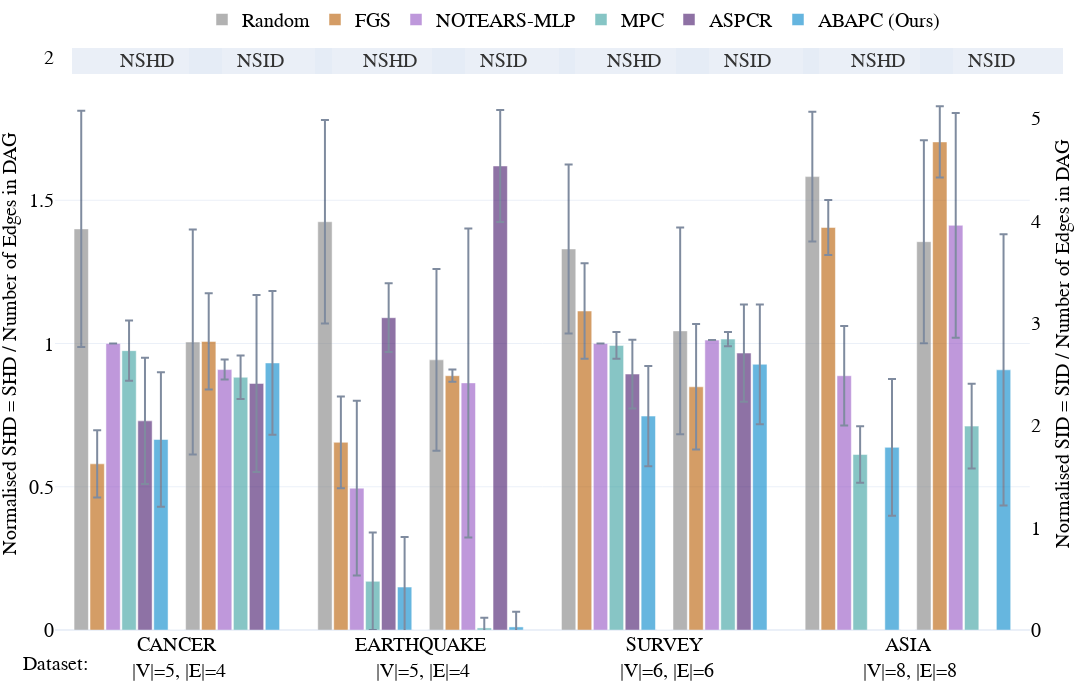
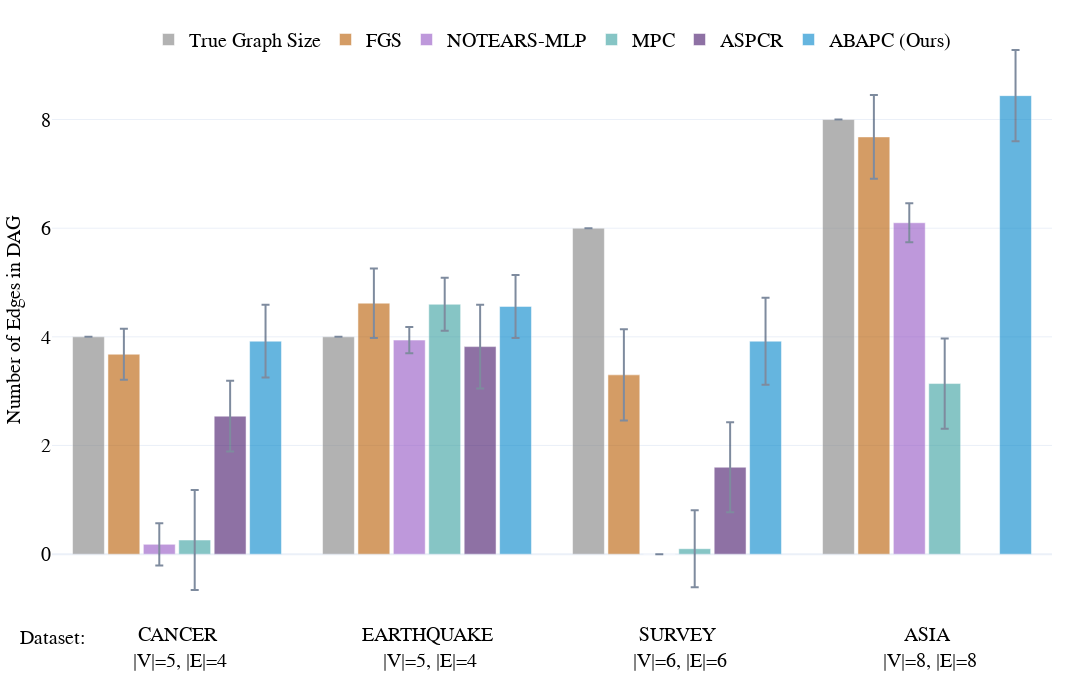
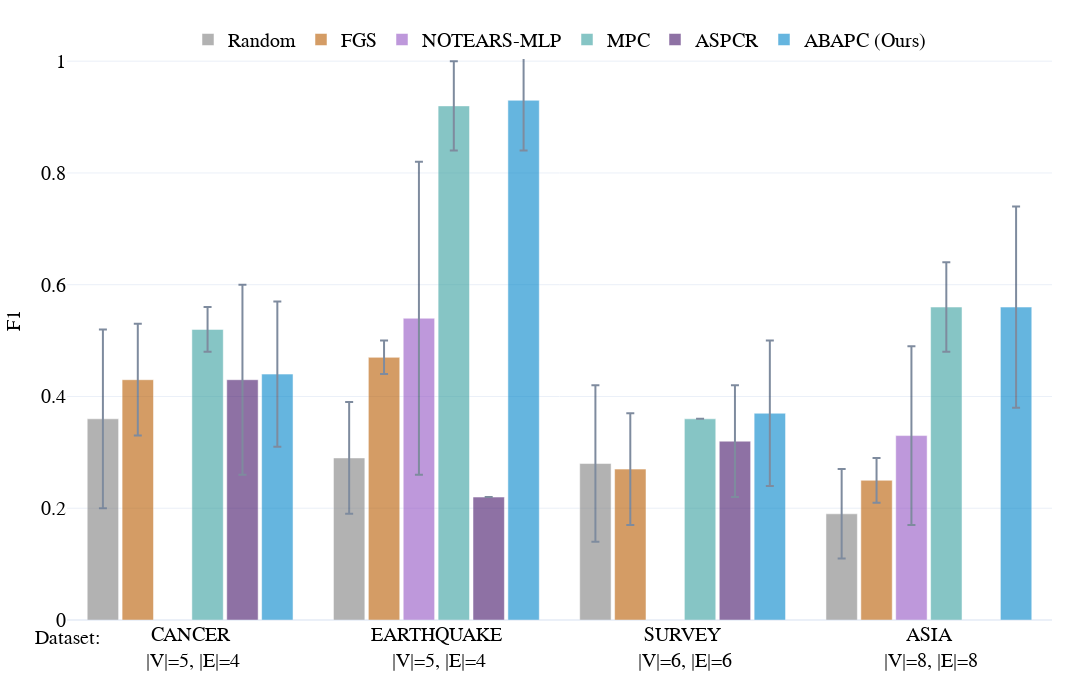

The notebook cell these images were saved under, in order:
### Markdown cell above
### DAG evaluation

### Code cell
all_sum = pd.DataFrame(np.load(f"../results/stored_results_{version}.npy", allow_pickle=True), 
                       columns=['dataset', 'model', 'elapsed_mean', 'elapsed_std', 'nnz_mean', 'nnz_std', 
                                'fdr_mean', 'fdr_std', 'tpr_mean', 'tpr_std', 'fpr_mean', 'fpr_std', 
                                'precision_mean', 'precision_std', 'recall_mean', 'recall_std',
                                'F1_mean', 'F1_std', 'shd_mean', 'shd_std', 'SID_mean', 'SID_std'
                                ])

all_sum_aspcr = pd.DataFrame(np.load(f"../results/stored_results_aspcr_{version}.npy", allow_pickle=True), 
                       columns=['dataset', 'model', 'elapsed_mean', 'elapsed_std', 'nnz_mean', 'nnz_std', 
                                'fdr_mean', 'fdr_std', 'tpr_mean', 'tpr_std', 'fpr_mean', 'fpr_std', 
                                'precision_mean', 'precision_std', 'recall_mean', 'recall_std',
                                'F1_mean', 'F1_std', 'shd_mean', 'shd_std', 'SID_mean', 'SID_std'
                                ])
all_sum_aspcr['model'] = 'ASPCR'

all_sum = pd.concat([all_sum, all_sum_aspcr])

all_sum['n_edges'] = all_sum['dataset'].map(dags_arcs_map)
all_sum['n_nodes'] = all_sum['dataset'].map(dags_nodes_map)
for var in ['shd','SID']:
    all_sum['p_'+var+'_mean'] = all_sum[var+'_mean'].astype(float)/all_sum['n_edges'].astype(int)
    all_sum['p_'+var+'_std'] = all_sum[var+'_std'].astype(float)/all_sum['n_edges'].astype(int)
all_sum['dataset'] = [a.upper() for a in all_sum["dataset"].astype(str)]
all_sum['dataset'] = all_sum['dataset'] +np.repeat("<br> |V|=",len(all_sum))+ all_sum["n_nodes"].astype(str)+np.repeat(", |E|=",len(all_sum))+\
                     all_sum["n_edges"].astype(str)

double_bar_chart_plotly(all_sum, ['p_shd','p_SID'], names_dict, colors_dict, methods, save_figs=save_figs, output_name="../results/figs/Fig.7_SHD_SID_dag.html", debug=False, range_y1=[0,2], range_y2=[0,5.6])#
bar_chart_plotly(all_sum, 'nnz', names_dict, colors_dict, methods, save_figs=save_figs, output_name="../results/figs/Fig.8_EGS_dag.html", debug=False)
bar_chart_plotly(all_sum, 'F1', names_dict, colors_dict, methods, save_figs=save_figs, output_name="../results/figs/Fig.9_F1_dag.html", debug=False)
double_bar_chart_plotly(all_sum, ['precision','recall'], names_dict, colors_dict, methods, save_figs=save_figs, output_name="../results/figs/Fig.10_pre_rec_dag.html", debug=False)

### Figure 1 — Plotly figure (JSON) as saved in the notebook; plotly's stock layout.template omitted (floating-point values rounded to 4 significant figures)
{"data": [{"error_y": {"array": [0.4125, 0.355, 0.295, 0.2263], "type": "data", "visible": true}, "marker": {"color": "grey"}, "name": "Random", "offsetgroup": "0", "opacity": 0.6, "showlegend": true, "type": "bar", "x": ["CANCER<br> |V|=5, |E|=4", "EARTHQUAKE<br> |V|=5, |E|=4", "SURVEY<br> |V|=6, |E|=6", "ASIA<br> |V|=8, |E|=8"], "y": [1.4, 1.425, 1.33, 1.583], "yaxis": "y"}, {"error_y": {"array": [0.1175, 0.16, 0.1667, 0.09625], "type": "data", "visible": true}, "marker": {"color": "#b85c00"}, "name": "FGS", "offsetgroup": "1", "opacity": 0.6, "showlegend": true, "type": "bar", "x": ["CANCER<br> |V|=5, |E|=4", "EARTHQUAKE<br> |V|=5, |E|=4", "SURVEY<br> |V|=6, |E|=6", "ASIA<br> |V|=8, |E|=8"], "y": [0.58, 0.655, 1.113, 1.405], "yaxis": "y"}, {"error_y": {"array": [0, 0.305, 0, 0.1737], "type": "data", "visible": true}, "marker": {"color": "#9454c4"}, "name": "NOTEARS-MLP", "offsetgroup": "2", "opacity": 0.6, "showlegend": true, "type": "bar", "x": ["CANCER<br> |V|=5, |E|=4", "EARTHQUAKE<br> |V|=5, |E|=4", "SURVEY<br> |V|=6, |E|=6", "ASIA<br> |V|=8, |E|=8"], "y": [1, 0.495, 1, 0.8875], "yaxis": "y"}, {"error_y": {"array": [0.105, 0.17, 0.04667, 0.09875], "type": "data", "visible": true}, "marker": {"color": "#379f9f"}, "name": "MPC", "offsetgroup": "3", "opacity": 0.6, "showlegend": true, "type": "bar", "x": ["CANCER<br> |V|=5, |E|=4", "EARTHQUAKE<br> |V|=5, |E|=4", "SURVEY<br> |V|=6, |E|=6", "ASIA<br> |V|=8, |E|=8"], "y": [0.975, 0.17, 0.9933, 0.6125], "yaxis": "y"}, {"error_y": {"array": [0.22, 0.12, 0.12], "type": "data", "visible": true}, "marker": {"color": "#441469"}, "name": "ASPCR", "offsetgroup": "4", "opacity": 0.6, "showlegend": true, "type": "bar", "x": ["CANCER<br> |V|=5, |E|=4", "EARTHQUAKE<br> |V|=5, |E|=4", "SURVEY<br> |V|=6, |E|=6"], "y": [0.73, 1.09, 0.8933], "yaxis": "y"}, {"error_y": {"array": [0.235, 0.175, 0.175, 0.2387], "type": "data", "visible": true}, "marker": {"color": "#0085CA"}, "name": "ABAPC (Ours)", "offsetgroup": "5", "opacity": 0.6, "showlegend": true, "type": "bar", "x": ["CANCER<br> |V|=5, |E|=4", "EARTHQUAKE<br> |V|=5, |E|=4", "SURVEY<br> |V|=6, |E|=6", "ASIA<br> |V|=8, |E|=8"], "y": [0.665, 0.15, 0.7467, 0.6375], "yaxis": "y"}, {"marker": {"color": "white"}, "name": "", "offsetgroup": "6", "opacity": 1, "showlegend": false, "type": "bar", "x": ["CANCER<br> |V|=5, |E|=4", "EARTHQUAKE<br> |V|=5, |E|=4", "SURVEY<br> |V|=6, |E|=6", "ASIA<br> |V|=8, |E|=8"], "y": [0, 0, 0, 0]}, {"error_y": {"array": [1.1, 0.8875, 1.01, 0.9925], "type": "data", "visible": true}, "marker": {"color": "grey"}, "name": "Random", "offsetgroup": "7", "opacity": 0.6, "showlegend": false, "type": "bar", "x": ["CANCER<br> |V|=5, |E|=4", "EARTHQUAKE<br> |V|=5, |E|=4", "SURVEY<br> |V|=6, |E|=6", "ASIA<br> |V|=8, |E|=8"], "y": [2.815, 2.64, 2.923, 3.795], "yaxis": "y2"}, {"error_y": {"array": [0.47, 0.06, 0.6133, 0.3475], "type": "data", "visible": true}, "marker": {"color": "#b85c00"}, "name": "FGS", "offsetgroup": "8", "opacity": 0.6, "showlegend": false, "type": "bar", "x": ["CANCER<br> |V|=5, |E|=4", "EARTHQUAKE<br> |V|=5, |E|=4", "SURVEY<br> |V|=6, |E|=6", "ASIA<br> |V|=8, |E|=8"], "y": [2.82, 2.485, 2.377, 4.77], "yaxis": "y2"}, {"error_y": {"array": [0.0975, 1.51, 0, 1.099], "type": "data", "visible": true}, "marker": {"color": "#9454c4"}, "name": "NOTEARS-MLP", "offsetgroup": "9", "opacity": 0.6, "showlegend": false, "type": "bar", "x": ["CANCER<br> |V|=5, |E|=4", "EARTHQUAKE<br> |V|=5, |E|=4", "SURVEY<br> |V|=6, |E|=6", "ASIA<br> |V|=8, |E|=8"], "y": [2.545, 2.415, 2.833, 3.955], "yaxis": "y2"}, {"error_y": {"array": [0.2125, 0.1, 0.07, 0.4138], "type": "data", "visible": true}, "marker": {"color": "#379f9f"}, "name": "MPC", "offsetgroup": "10", "opacity": 0.6, "showlegend": false, "type": "bar", "x": ["CANCER<br> |V|=5, |E|=4", "EARTHQUAKE<br> |V|=5, |E|=4", "SURVEY<br> |V|=6, |E|=6", "ASIA<br> |V|=8, |E|=8"], "y": [2.47, 0.02, 2.843, 1.992], "yaxis": "y2"}, {"error_y": {"array": [0.865, 0.5475, 0.475], "type": "data", "visible": true}, "marker": {"color": "#441469"}, "name": "ASPCR", "offsetgroup": "11", "opacity": 0.6, "showlegend": false, "type": "bar", "x": ["CANCER<br> |V|=5, |E|=4", "EARTHQUAKE<br> |V|=5, |E|=4", "SURVEY<br> |V|=6, |E|=6"], "y": [2.41, 4.535, 2.707], "yaxis": "y2"}, {"error_y": {"array": [0.7025, 0.1475, 0.585, 1.326], "type": "data", "visible": true}, "marker": {"color": "#0085CA"}, "name": "ABAPC (Ours)", "offsetgroup": "12", "opacity": 0.6, "showlegend": false, "type": "bar", "x": ["CANCER<br> |V|=5, |E|=4", "EARTHQUAKE<br> |V|=5, |E|=4", "SURVEY<br> |V|=6, |E|=6", "ASIA<br> |V|=8, |E|=8"], "y": [2.61, 0.03, 2.597, 2.542], "yaxis": "y2"}], "layout": {"annotations": [{"font": {"color": "Black", "family": "Serif", "size": 20}, "showarrow": false, "text": "Dataset:", "x": 0, "xanchor": "center", "xref": "paper", "y": -0.08, "yanchor": "bottom", "yref": "paper"}, {"bgcolor": "#E5ECF6", "bordercolor": "#E5ECF6", "borderwidth": 2, "font": {"color": "black", "size": 20}, "opacity": 0.8, "showarrow": false, "text": "         NSHD         ", "x": 0.017, "xanchor": "left", "xref": "x domain", "y": 1.015, "yref": "y domain"}, {"bgcolor": "#E5ECF6", "bordercolor": "#E5ECF6", "borderwidth": 2, "font": {"color": "black", "size": 20}, "opacity": 0.8, "showarrow": false, "text": "         NSID         ", "x": 0.137, "xanchor": "left", "xref": "x domain", "y": 1.015, "yref": "y domain"}, {"bgcolor": "#E5ECF6", "bordercolor": "#E5ECF6", "borderwidth": 2, "font": {"color": "black", "size": 20}, "opacity": 0.8, "showarrow": false, "text": "         NSHD         ", "x": 0.267, "xanchor": "left", "xref": "x domain", "y": 1.015, "yref": "y domain"}, {"bgcolor": "#E5ECF6", "bordercolor": "#E5ECF6", "borderwidth": 2, "font": {"color": "black", "size": 20}, "opacity": 0.8, "showarrow": false, "text": "         NSID         ", "x": 0.387, "xanchor": "left", "xref": "x domain", "y": 1.015, "yref": "y domain"}, {"bgcolor": "#E5ECF6", "bordercolor": "#E5ECF6", "borderwidth": 2, "font": {"color": "black", "size": 20}, "opacity": 0.8, "showarrow": false, "text": "         NSHD         ", "x": 0.517, "xanchor": "left", "xref": "x domain", "y": 1.015, "yref": "y domain"}, {"bgcolor": "#E5ECF6", "bordercolor": "#E5ECF6", "borderwidth": 2, "font": {"color": "black", "size": 20}, "opacity": 0.8, "showarrow": false, "text": "         NSID         ", "x": 0.637, "xanchor": "left", "xref": "x domain", "y": 1.015, "yref": "y domain"}, {"bgcolor": "#E5ECF6", "bordercolor": "#E5ECF6", "borderwidth": 2, "font": {"color": "black", "size": 20}, "opacity": 0.8, "showarrow": false, "text": "         NSHD         ", "x": 0.767, "xanchor": "left", "xref": "x domain", "y": 1.015, "yref": "y domain"}, {"bgcolor": "#E5ECF6", "bordercolor": "#E5ECF6", "borderwidth": 2, "font": {"color": "black", "size": 20}, "opacity": 0.8, "showarrow": false, "text": "         NSID         ", "x": 0.887, "xanchor": "left", "xref": "x domain", "y": 1.015, "yref": "y domain"}], "bargap": 0.15, "bargroupgap": 0.1, "barmode": "group", "font": {"color": "black", "family": "Serif", "size": 20}, "height": 700, "hovermode": "x unified", "legend": {"orientation": "h", "x": 0.5, "xanchor": "center", "y": 1.1, "yanchor": "top"}, "margin": {"b": 70, "l": 40, "r": 0, "t": 20}, "width": 1600, "xaxis": {"anchor": "y", "domain": [0, 0.94]}, "yaxis": {"anchor": "x", "domain": [0, 1], "range": [0, 2], "title": {"font": {"size": 20}, "text": "Normalised SHD = SHD / Number of Edges in DAG"}}, "yaxis2": {"anchor": "x", "overlaying": "y", "range": [0, 5.6], "scaleanchor": 0, "showgrid": false, "showline": false, "showticklabels": true, "side": "right", "title": {"font": {"size": 20}, "text": "Normalised SID = SID / Number of Edges in DAG"}, "zeroline": true}}}

### Figure 2 — Plotly figure (JSON) as saved in the notebook; plotly's stock layout.template omitted (floating-point values rounded to 4 significant figures)
{"data": [{"error_y": {"array": [0, 0, 0, 0], "type": "data", "visible": true}, "marker": {"color": "grey"}, "name": "True Graph Size", "opacity": 0.6, "type": "bar", "x": ["CANCER<br> |V|=5, |E|=4", "EARTHQUAKE<br> |V|=5, |E|=4", "SURVEY<br> |V|=6, |E|=6", "ASIA<br> |V|=8, |E|=8"], "y": [4, 4, 6, 8]}, {"error_y": {"array": [0.47, 0.64, 0.84, 0.77], "type": "data", "visible": true}, "marker": {"color": "#b85c00"}, "name": "FGS", "opacity": 0.6, "type": "bar", "x": ["CANCER<br> |V|=5, |E|=4", "EARTHQUAKE<br> |V|=5, |E|=4", "SURVEY<br> |V|=6, |E|=6", "ASIA<br> |V|=8, |E|=8"], "y": [3.68, 4.62, 3.3, 7.68]}, {"error_y": {"array": [0.39, 0.24, 0, 0.36], "type": "data", "visible": true}, "marker": {"color": "#9454c4"}, "name": "NOTEARS-MLP", "opacity": 0.6, "type": "bar", "x": ["CANCER<br> |V|=5, |E|=4", "EARTHQUAKE<br> |V|=5, |E|=4", "SURVEY<br> |V|=6, |E|=6", "ASIA<br> |V|=8, |E|=8"], "y": [0.18, 3.94, 0, 6.1]}, {"error_y": {"array": [0.92, 0.49, 0.71, 0.83], "type": "data", "visible": true}, "marker": {"color": "#379f9f"}, "name": "MPC", "opacity": 0.6, "type": "bar", "x": ["CANCER<br> |V|=5, |E|=4", "EARTHQUAKE<br> |V|=5, |E|=4", "SURVEY<br> |V|=6, |E|=6", "ASIA<br> |V|=8, |E|=8"], "y": [0.26, 4.6, 0.1, 3.14]}, {"error_y": {"array": [0.65, 0.77, 0.83], "type": "data", "visible": true}, "marker": {"color": "#441469"}, "name": "ASPCR", "opacity": 0.6, "type": "bar", "x": ["CANCER<br> |V|=5, |E|=4", "EARTHQUAKE<br> |V|=5, |E|=4", "SURVEY<br> |V|=6, |E|=6"], "y": [2.54, 3.82, 1.6]}, {"error_y": {"array": [0.67, 0.58, 0.8, 0.84], "type": "data", "visible": true}, "marker": {"color": "#0085CA"}, "name": "ABAPC (Ours)", "opacity": 0.6, "type": "bar", "x": ["CANCER<br> |V|=5, |E|=4", "EARTHQUAKE<br> |V|=5, |E|=4", "SURVEY<br> |V|=6, |E|=6", "ASIA<br> |V|=8, |E|=8"], "y": [3.92, 4.56, 3.92, 8.44]}], "layout": {"annotations": [{"font": {"color": "Black", "family": "Serif", "size": 20}, "showarrow": false, "text": "Dataset:", "x": 0, "xanchor": "center", "xref": "paper", "y": -0.05, "yanchor": "bottom", "yref": "paper"}], "bargap": 0.15, "bargroupgap": 0.1, "barmode": "group", "font": {"color": "black", "family": "Serif", "size": 20}, "height": 700, "hovermode": "x unified", "legend": {"orientation": "h", "x": 0.5, "xanchor": "center", "y": 1, "yanchor": "top"}, "margin": {"b": 80, "l": 40, "r": 40, "t": 20}, "width": 1600, "yaxis": {"title": {"font": {"size": 20}, "text": "Number of Edges in DAG"}}}}

### Figure 3 — Plotly figure (JSON) as saved in the notebook; plotly's stock layout.template omitted (floating-point values rounded to 4 significant figures)
{"data": [{"error_y": {"array": [0.16, 0.1, 0.14, 0.08], "type": "data", "visible": true}, "marker": {"color": "grey"}, "name": "Random", "opacity": 0.6, "type": "bar", "x": ["CANCER<br> |V|=5, |E|=4", "EARTHQUAKE<br> |V|=5, |E|=4", "SURVEY<br> |V|=6, |E|=6", "ASIA<br> |V|=8, |E|=8"], "y": [0.36, 0.29, 0.28, 0.19]}, {"error_y": {"array": [0.1, 0.03, 0.1, 0.04], "type": "data", "visible": true}, "marker": {"color": "#b85c00"}, "name": "FGS", "opacity": 0.6, "type": "bar", "x": ["CANCER<br> |V|=5, |E|=4", "EARTHQUAKE<br> |V|=5, |E|=4", "SURVEY<br> |V|=6, |E|=6", "ASIA<br> |V|=8, |E|=8"], "y": [0.43, 0.47, 0.27, 0.25]}, {"error_y": {"array": [null, 0.28, null, 0.16], "type": "data", "visible": true}, "marker": {"color": "#9454c4"}, "name": "NOTEARS-MLP", "opacity": 0.6, "type": "bar", "x": ["CANCER<br> |V|=5, |E|=4", "EARTHQUAKE<br> |V|=5, |E|=4", "SURVEY<br> |V|=6, |E|=6", "ASIA<br> |V|=8, |E|=8"], "y": [null, 0.54, null, 0.33]}, {"error_y": {"array": [0.04, 0.08, null, 0.08], "type": "data", "visible": true}, "marker": {"color": "#379f9f"}, "name": "MPC", "opacity": 0.6, "type": "bar", "x": ["CANCER<br> |V|=5, |E|=4", "EARTHQUAKE<br> |V|=5, |E|=4", "SURVEY<br> |V|=6, |E|=6", "ASIA<br> |V|=8, |E|=8"], "y": [0.52, 0.92, 0.36, 0.56]}, {"error_y": {"array": [0.17, null, 0.1], "type": "data", "visible": true}, "marker": {"color": "#441469"}, "name": "ASPCR", "opacity": 0.6, "type": "bar", "x": ["CANCER<br> |V|=5, |E|=4", "EARTHQUAKE<br> |V|=5, |E|=4", "SURVEY<br> |V|=6, |E|=6"], "y": [0.43, 0.22, 0.32]}, {"error_y": {"array": [0.13, 0.09, 0.13, 0.18], "type": "data", "visible": true}, "marker": {"color": "#0085CA"}, "name": "ABAPC (Ours)", "opacity": 0.6, "type": "bar", "x": ["CANCER<br> |V|=5, |E|=4", "EARTHQUAKE<br> |V|=5, |E|=4", "SURVEY<br> |V|=6, |E|=6", "ASIA<br> |V|=8, |E|=8"], "y": [0.44, 0.93, 0.37, 0.56]}], "layout": {"annotations": [{"font": {"color": "Black", "family": "Serif", "size": 20}, "showarrow": false, "text": "Dataset:", "x": 0, "xanchor": "center", "xref": "paper", "y": -0.05, "yanchor": "bottom", "yref": "paper"}], "bargap": 0.15, "bargroupgap": 0.1, "barmode": "group", "font": {"color": "black", "family": "Serif", "size": 20}, "height": 700, "hovermode": "x unified", "legend": {"orientation": "h", "x": 0.5, "xanchor": "center", "y": 1, "yanchor": "top"}, "margin": {"b": 80, "l": 40, "r": 40, "t": 20}, "width": 1600, "yaxis": {"title": {"font": {"size": 20}, "text": "F1"}}}}
